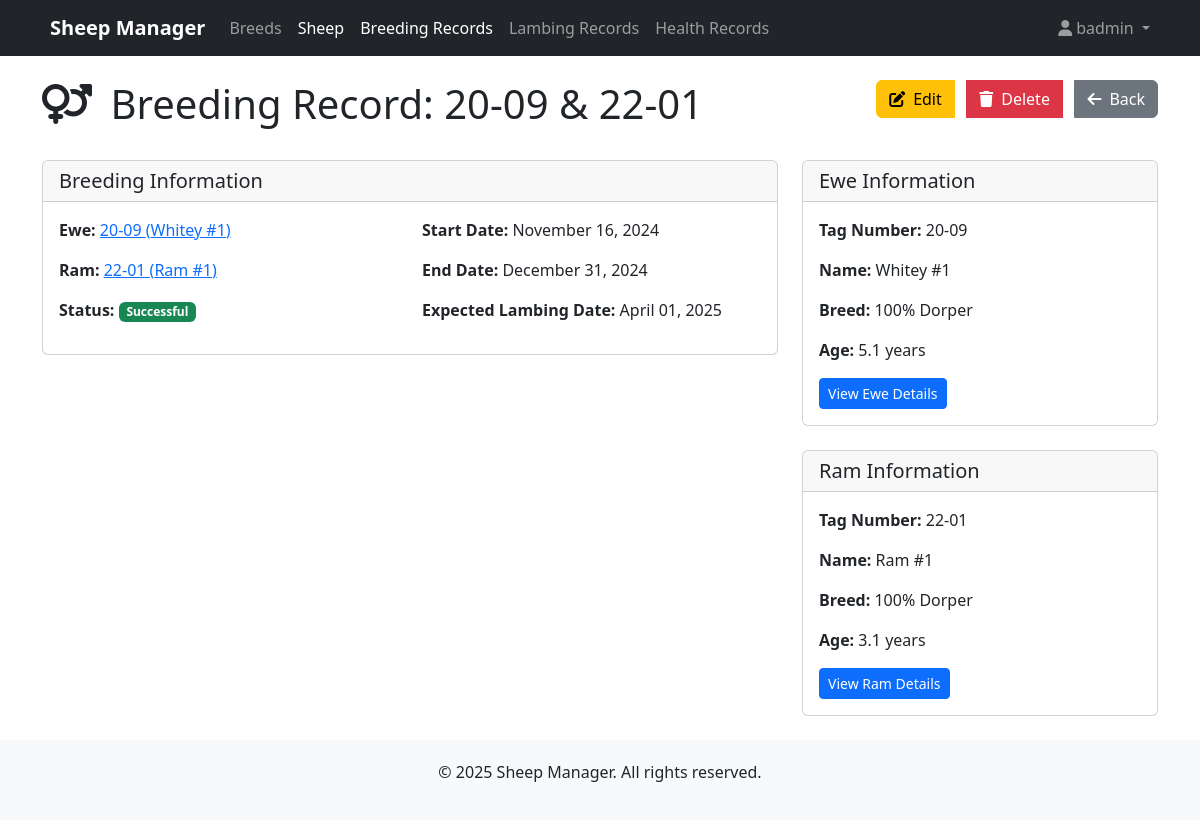
Screenshot of /sheep/breeding/1/ (signed in) with the database file from the repository.
### sheep/models.py (models this page shows, shortened)
class BreedingRecord(models.Model):
    STATUS_CHOICES = [
        ('PLANNED', 'Planned'),
        ('IN_PROGRESS', 'In Progress'),
        ('SUCCESSFUL', 'Successful'),
        ('UNSUCCESSFUL', 'Unsuccessful'),
        ('CANCELLED', 'Cancelled'),
    ]
    ewe = models.ForeignKey(Sheep, on_delete=models.CASCADE, related_name='breeding_as_ewe',
                            limit_choices_to={'gender': 'F'})
    ram = models.ForeignKey(Sheep, on_delete=models.CASCADE, related_name='breeding_as_ram',
                           limit_choices_to={'gender': 'M'})
    date_started = models.DateField()
    date_ended = models.DateField(null=True, blank=True)
    expected_lambing_date = models.DateField(null=True, blank=True)
    status = models.CharField(max_length=20, choices=STATUS_CHOICES, default='PLANNED')
    notes = models.TextField(blank=True)
    class Meta:
        ordering = ['-date_started']
        indexes = [
            models.Index(fields=['date_started']),
            models.Index(fields=['status']),
        ]

class Sheep(models.Model):
    GENDER_CHOICES = [
        ('M', 'Male'),
        ('F', 'Female'),
    ]
    STATUS_CHOICES = [
        ('ACTIVE', 'Active'),
        ('SOLD', 'Sold'),
        ('DECEASED', 'Deceased'),
        ('CULLED', 'Culled'),
        ('HARVESTED', 'Harvested')
    ]
    UDDER_CHOICES = [
        ('GOOD', 'Good'),
        ('FAIR', 'Fair'),
        ('POOR', 'Poor'),
        ('POOR MILKER', 'Poor Milker'),
        ('GOOD MILKER', 'Good Milker')
    ]
    FEET_CHOICES = [
        ('GOOD', 'Good'),
        ('FAIR', 'Fair'),
        ('POOR', 'Poor'),
    ]
    BODY_CHOICES = [
        ('GOOD', 'Good'),
        ('FAIR', 'Fair'),
        ('POOR', 'Poor'),
        ('THIN', 'Thin'),
        ('SLOW GROWTH', 'Slow Growth'),
        ('FAST GROWTH', 'Fast Growth')
    ]
    tag_number = models.CharField(max_length=50, unique=True)
    name = models.CharField(max_length=100, blank=True)
    uuid = models.UUIDField(default=uuid.uuid4, editable=False, unique=True)
    gender = models.CharField(max_length=1, choices=GENDER_CHOICES)
    date_of_birth = models.DateField(blank=True, null=True)
    breed = models.ForeignKey(Breed, on_delete=models.PROTECT, related_name='sheep')
    weight_birth = models.DecimalField(max_digits=5, decimal_places=2, null=True, blank=True, help_text="Weight at birth in lb")
    weight_current = models.DecimalField(max_digits=5, decimal_places=2, null=True, blank=True, help_text="Current weight in lb")
    color = models.CharField(max_length=100, blank=True)
    markings = models.TextField(blank=True)
    primary_image = models.ImageField(upload_to=sheep_image_path, null=True, blank=True, help_text="Main profile image of the sheep")
    additional_images = models.ManyToManyField('SheepImage', blank=True, related_name='sheep_additional')
    mother = models.ForeignKey('self', null=True, blank=True, on_delete=models.SET_NULL, related_name='offspring_as_mother')
    father = models.ForeignKey('self', null=True, blank=True, on_delete=models.SET_NULL, related_name='offspring_as_father')
    birth_record = models.ForeignKey('LambingRecord', null=True, blank=True, on_delete=models.SET_NULL, related_name='lambs')
    status = models.CharField(max_length=20, choices=STATUS_CHOICES, default='ACTIVE')
    date_acquired = models.DateField(null=True, blank=True)
    date_removed = models.DateField(null=True, blank=True)
    removal_reason = models.TextField(blank=True)
    cull_candidate = models.BooleanField(default=False)
    cull_date = models.DateField(null=True, blank=True)
    cull_reason = models.TextField(blank=True)
    bottle_lamb = models.BooleanField(default=False)
    bottle_lamb_reason = models.TextField(blank=True)
    body_type = models.CharField(max_length=20, choices=BODY_CHOICES, default='GOOD')
    udder_type = models.CharField(max_length=20, choices=UDDER_CHOICES, default='GOOD')
    feet_type = models.CharField(max_length=20, choices=FEET_CHOICES, default='GOOD')
    notes = models.TextField(blank=True)
    created_at = models.DateTimeField(default=timezone.now)
    updated_at = models.DateTimeField(default=timezone.now)
    class Meta:
        verbose_name_plural = "sheep"
        indexes = [
            models.Index(fields=['tag_number']),
            models.Index(fields=['status']),
        ]
    @property
    def age(self):
        if self.date_of_birth:
            today = timezone.now().date()
            return (today - self.date_of_birth).days
        return None
    @property
    def age_years(self):
        days = self.age
        if days:
            return round(days / 365, 1)
        return None

class Breed(models.Model):
    name = models.CharField(max_length=100, default='Dorper', unique=True)
    description = models.TextField(blank=True)

### sheep/views.py (the view)
# urls.py: path('breeding/<int:pk>/', views.BreedingRecordDetailView.as_view(), name='breeding-record-detail'),
class BreedingRecordDetailView(LoginRequiredMixin, DetailView):
    model = BreedingRecord
    template_name = 'sheep/breeding_record_detail.html'
    context_object_name = 'breeding_record'
    def get_context_data(self, **kwargs):
        context = super().get_context_data(**kwargs)
        breeding_record = self.get_object()
        return context

### sheep/templates/sheep/breeding_record_detail.html (shortened to what this page needs)
{% extends 'base.html' %}
{% block content %}
<div class="row mb-4">
    <div class="col-md-8">
        <h1>
            <i class="fas fa-venus-mars me-2"></i>
            Breeding Record: {{ breeding_record.ewe.tag_number }} & {{ breeding_record.ram.tag_number }}
        </h1>
    </div>
    <div class="col-md-4 text-end">
        <div class="btn-group" role="group">
            <a href="{% url 'breeding-record-update' breeding_record.id %}" class="btn btn-warning">
                <i class="fas fa-edit me-2"></i>Edit
            </a>
            <a href="{% url 'breeding-record-delete' breeding_record.id %}" class="btn btn-danger">
                <i class="fas fa-trash me-2"></i>Delete
            </a>
            <a href="{% url 'breeding-record-list' %}" class="btn btn-secondary">
                <i class="fas fa-arrow-left me-2"></i>Back
            </a>
        </div>
    </div>
</div>
<div class="row">
    <div class="col-md-8">
        <div class="card mb-4">
            <div class="card-header">
                <h5 class="card-title mb-0">Breeding Information</h5>
            </div>
            <div class="card-body">
                <div class="row">
                    <div class="col-md-6">
                        <p><strong>Ewe:</strong> <a href="{% url 'sheep-detail' breeding_record.ewe.id %}">{{ breeding_record.ewe.tag_number }}{% if breeding_record.ewe.name %} ({{ breeding_record.ewe.name }}){% endif %}</a></p>
                        <p><strong>Ram:</strong> <a href="{% url 'sheep-detail' breeding_record.ram.id %}">{{ breeding_record.ram.tag_number }}{% if breeding_record.ram.name %} ({{ breeding_record.ram.name }}){% endif %}</a></p>
                        <p><strong>Status:</strong>
                            <span class="badge {% if breeding_record.status == 'PLANNED' %}bg-info
                                           {% elif breeding_record.status == 'IN_PROGRESS' %}bg-primary
                                           {% elif breeding_record.status == 'SUCCESSFUL' %}bg-success
                                           {% elif breeding_record.status == 'UNSUCCESSFUL' %}bg-danger
                                           {% else %}bg-secondary{% endif %}">
                                {{ breeding_record.get_status_display }}
                            </span>
                        </p>
                    </div>
                    <div class="col-md-6">
                        <p><strong>Start Date:</strong> {{ breeding_record.date_started|date:"F d, Y" }}</p>
                        <p><strong>End Date:</strong> {{ breeding_record.date_ended|date:"F d, Y"|default:"Not recorded" }}</p>
                        <p><strong>Expected Lambing Date:</strong> {{ breeding_record.expected_lambing_date|date:"F d, Y"|default:"Not calculated" }}</p>
                    </div>
                </div>
            </div>
        </div>
    </div>
    <div class="col-md-4">
        <div class="card mb-4">
            <div class="card-header">
                <h5 class="card-title mb-0">Ewe Information</h5>
            </div>
            <div class="card-body">
                <p><strong>Tag Number:</strong> {{ breeding_record.ewe.tag_number }}</p>
                <p><strong>Name:</strong> {{ breeding_record.ewe.name|default:"Not specified" }}</p>
                <p><strong>Breed:</strong> {{ breeding_record.ewe.breed.name }}</p>
                <p><strong>Age:</strong> {{ breeding_record.ewe.age_years|default:"Unknown" }} years</p>
                <a href="{% url 'sheep-detail' breeding_record.ewe.id %}" class="btn btn-sm btn-primary">View Ewe Details</a>
            </div>
        </div>
        <div class="card mb-4">
            <div class="card-header">
                <h5 class="card-title mb-0">Ram Information</h5>
            </div>
            <div class="card-body">
                <p><strong>Tag Number:</strong> {{ breeding_record.ram.tag_number }}</p>
                <p><strong>Name:</strong> {{ breeding_record.ram.name|default:"Not specified" }}</p>
                <p><strong>Breed:</strong> {{ breeding_record.ram.breed.name }}</p>
                <p><strong>Age:</strong> {{ breeding_record.ram.age_years|default:"Unknown" }} years</p>
                <a href="{% url 'sheep-detail' breeding_record.ram.id %}" class="btn btn-sm btn-primary">View Ram Details</a>
            </div>
        </div>
    </div>
</div>
{% endblock %}

### sheepflock/templates/base.html (shortened to what this page needs)
<!DOCTYPE html>
<html lang="en">
<head>
    <link href="https://cdn.jsdelivr.net/npm/bootstrap@5.3.2/dist/css/bootstrap.min.css" rel="stylesheet">
    <link rel="stylesheet" href="https://cdnjs.cloudflare.com/ajax/libs/font-awesome/6.4.2/css/all.min.css">
</head>
<body>
    <header>
        <nav class="navbar navbar-expand-lg navbar-dark bg-dark">
            <div class="container">
                <a class="navbar-brand" href="{% url 'home' %}">
                    Sheep Manager
                </a>
                <div class="collapse navbar-collapse" id="navbarNav">
                    <ul class="navbar-nav">
                        <li class="nav-item">
                            <a class="nav-link {% if 'breeds' in request.path %}active{% endif %}" href="{% url 'breed-list' %}">Breeds</a>
                        </li>
                        <li class="nav-item">
                            <a class="nav-link {% if 'sheep/' in request.path %}active{% endif %}" href="{% url 'sheep-list' %}">Sheep</a>
                        </li>
                        <li class="nav-item">
                            <a class="nav-link {% if 'breeding/' in request.path %}active{% endif %}" href="{% url 'breeding-record-list' %}">Breeding Records</a>
                        </li>
                        <li class="nav-item">
                            <a class="nav-link {% if 'lambing/' in request.path %}active{% endif %}" href="{% url 'lambing-record-list' %}">Lambing Records</a>
                        </li>
                        <li class="nav-item">
                            <a class="nav-link {% if 'health/' in request.path %}active{% endif %}" href="{% url 'health-record-list' %}">Health Records</a>
                        </li>
                    </ul>
                    <ul class="navbar-nav ms-auto">
                        {% if user.is_authenticated %}
                            <li class="nav-item dropdown">
                                <a class="nav-link dropdown-toggle" href="#" id="userDropdown" role="button" data-bs-toggle="dropdown" aria-expanded="false">
                                    <i class="fas fa-user me-1"></i>{{ user.username }}
                                </a>
                            </li>
                        {% else %}
                            <li class="nav-item">
                                <a class="nav-link" href="{% url 'login' %}">Login</a>
                            </li>
                        {% endif %}
                    </ul>
                </div>
            </div>
        </nav>
    </header>
    <main class="container mt-4">
        {% block content %}{% endblock %}
    </main>
    <footer class="footer mt-auto">
        <div class="container">
            <p>&copy; {% now "Y" %} Sheep Manager. All rights reserved.</p>
        </div>
    </footer>
</body>
</html>

### sheepflock/templates/base.html (style rules this page uses)
.navbar-brand { font-weight: bold; }
.footer { margin-top: 50px; padding: 20px 0; background-color: #f8f9fa; text-align: center; }

### rows the page displays
BreedingRecord: ewe.tag_number "20-09", ram.tag_number "22-01", ewe.name "Whitey #1", ram.name "Ram #1", status "Successful", date_started "November 16, 2024", date_ended "December 31, 2024", expected_lambing_date "April 01, 2025", ewe.breed.name "100% Dorper", ewe.age_years "5.1", ram.breed.name "100% Dorper", ram.age_years "3.1"

### other values shown
{{ user.username }} "badmin"
